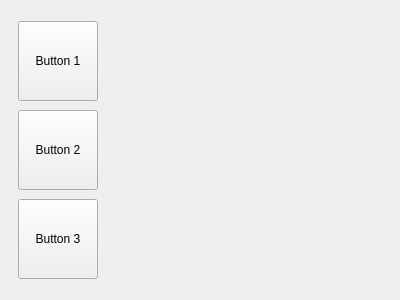
<?xml version="1.0" encoding="UTF-8"?>
<ui version="4.0">
 <class>MainWindow</class>
 <widget class="QMainWindow" name="MainWindow">
  <property name="geometry">
   <rect>
    <x>0</x>
    <y>0</y>
    <width>400</width>
    <height>300</height>
   </rect>
  </property>
  <widget class="QWidget" name="centralwidget">
   <layout class="QHBoxLayout" name="horizontalLayout">
    <item>
     <widget class="QWidget" name="menuWidget" native="true">
      <layout class="QVBoxLayout" name="verticalLayout">
       <item>
        <widget class="QPushButton" name="button1">
         <property name="text">
          <string>Button 1</string>
         </property>
         <property name="minimumSize">
          <size>
           <width>80</width>
           <height>80</height>
          </size>
         </property>
         <property name="maximumSize">
          <size>
           <width>80</width>
           <height>80</height>
          </size>
         </property>
        </widget>
       </item>
       <item>
        <widget class="QPushButton" name="button2">
         <property name="text">
          <string>Button 2</string>
         </property>
         <property name="minimumSize">
          <size>
           <width>80</width>
           <height>80</height>
          </size>
         </property>
         <property name="maximumSize">
          <size>
           <width>80</width>
           <height>80</height>
          </size>
         </property>
        </widget>
       </item>
       <item>
        <widget class="QPushButton" name="button3">
         <property name="text">
          <string>Button 3</string>
         </property>
         <property name="minimumSize">
          <size>
           <width>80</width>
           <height>80</height>
          </size>
         </property>
         <property name="maximumSize">
          <size>
           <width>80</width>
           <height>80</height>
          </size>
         </property>
        </widget>
       </item>
      </layout>
     </widget>
    </item>
   </layout>
  </widget>
 </widget>
 <resources/>
 <connections/>
</ui>
